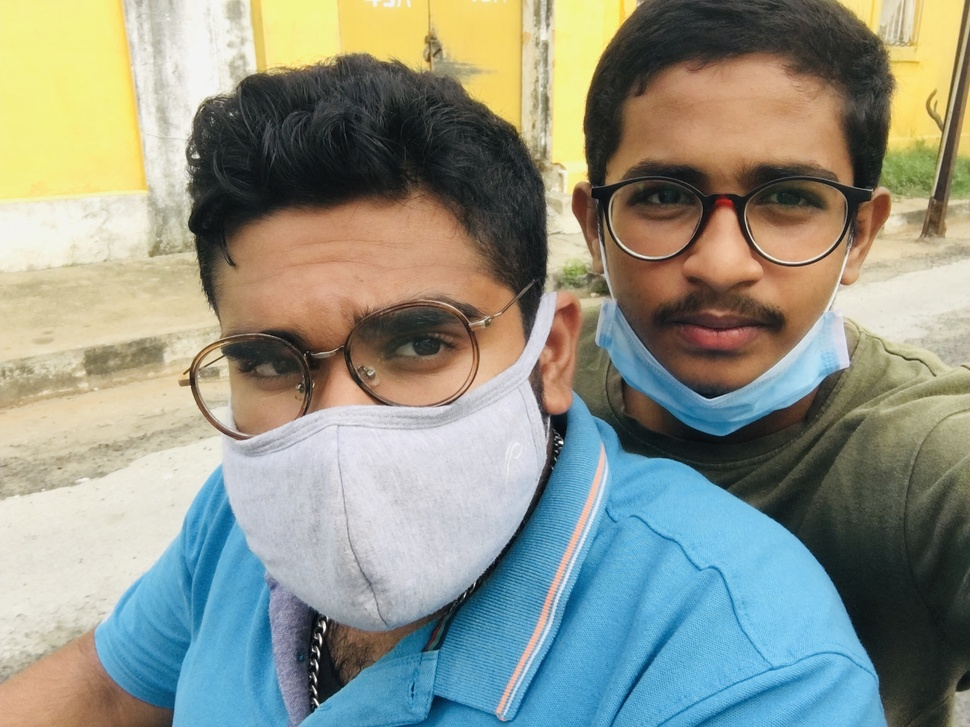
#> input picture input.jpg, 970 x 727 px, shrunk from 2576 x 1932 before the run
$ python pixel.py
#> lines starting #> are read from the running program, lines starting #| are printed output that depends on the picture
from PIL import Image
import numpy as np

def encrypt_image(input_image_path, output_image_path, key):

#> called with input_image_path = 'input.jpg', output_image_path = 'encrypted.png', key = 123
    image = Image.open(input_image_path)
#> image is the input picture: PIL image 970x727 RGB; mean R, G, B 143, 147.9, 135
    image_array = np.array(image)


    encrypted_array = image_array ^ key
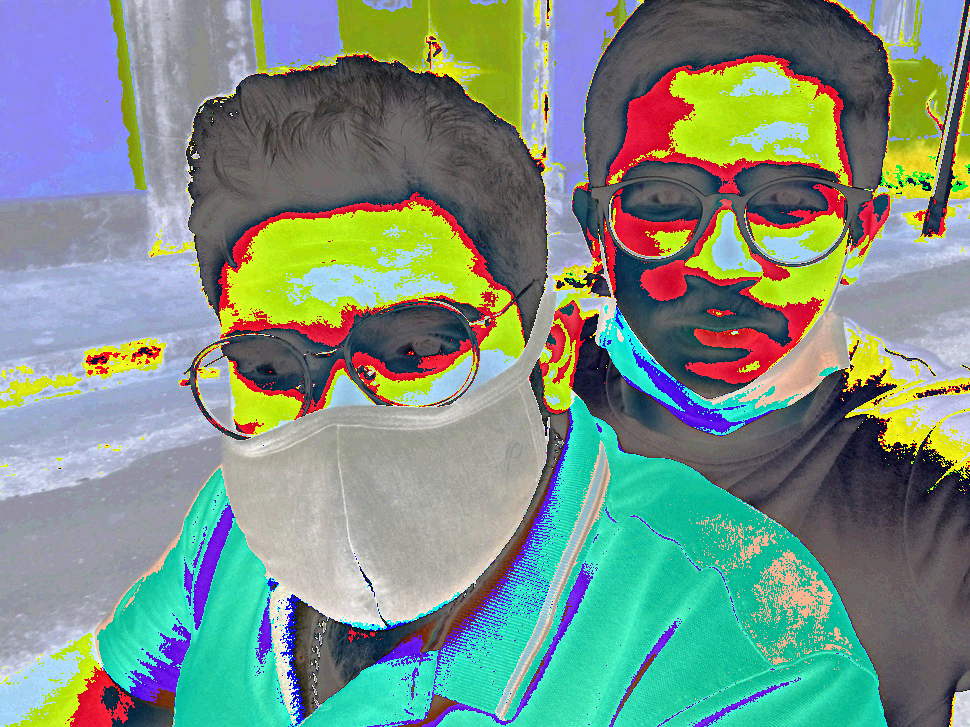
#> encrypted_array: shape (727, 970, 3); mean R, G, B 123.4, 145.8, 133.1


    encrypted_image = Image.fromarray(encrypted_array)
    encrypted_image.save(output_image_path)

    print(f"Image encrypted and saved to {output_image_path}")

def decrypt_image(input_image_path, output_image_path, key):

    encrypted_image = Image.open(input_image_path)
    encrypted_array = np.array(encrypted_image)


    decrypted_array = encrypted_array ^ key

    decrypted_image = Image.fromarray(decrypted_array)
    decrypted_image.save(output_image_path)

    print(f"Image decrypted and saved to {output_image_path}")


if __name__ == "__main__":
    key = 123


    encrypt_image('input.jpg', 'encrypted.png', key)


    decrypt_image('encrypted.png', 'decrypted.png', key)
